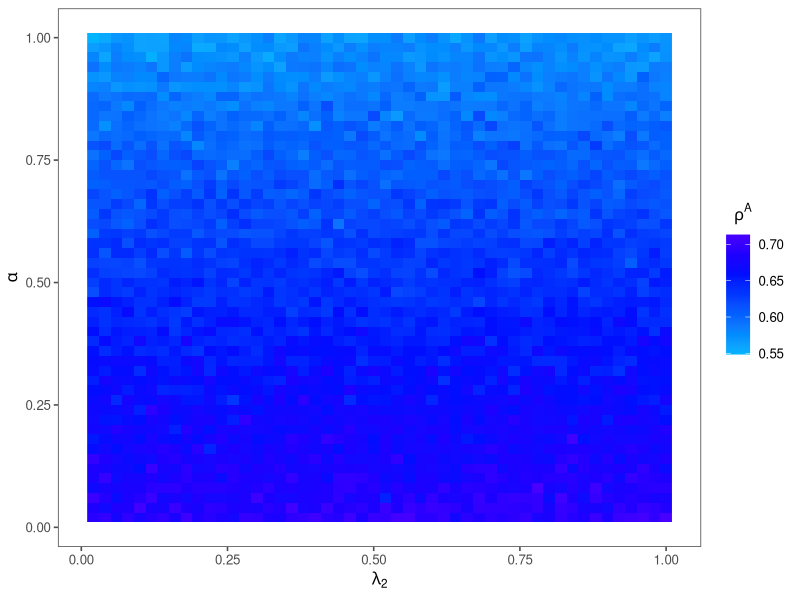
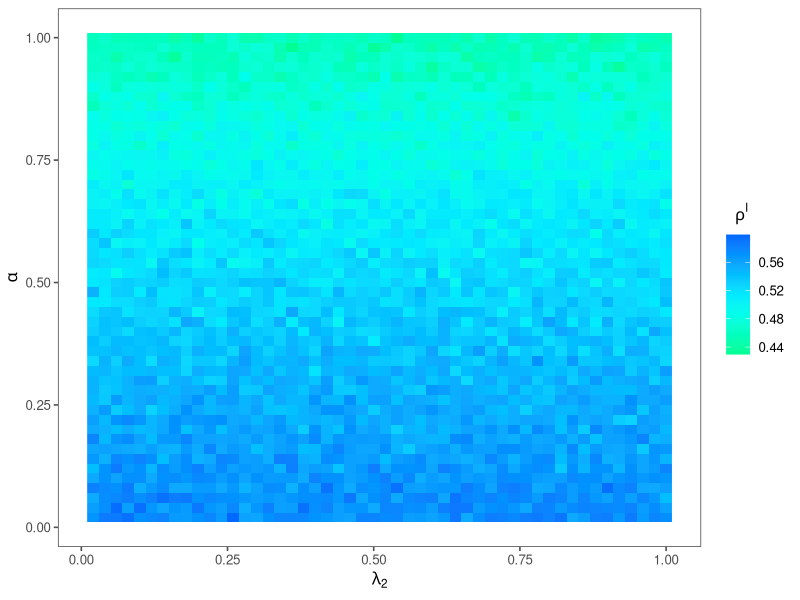
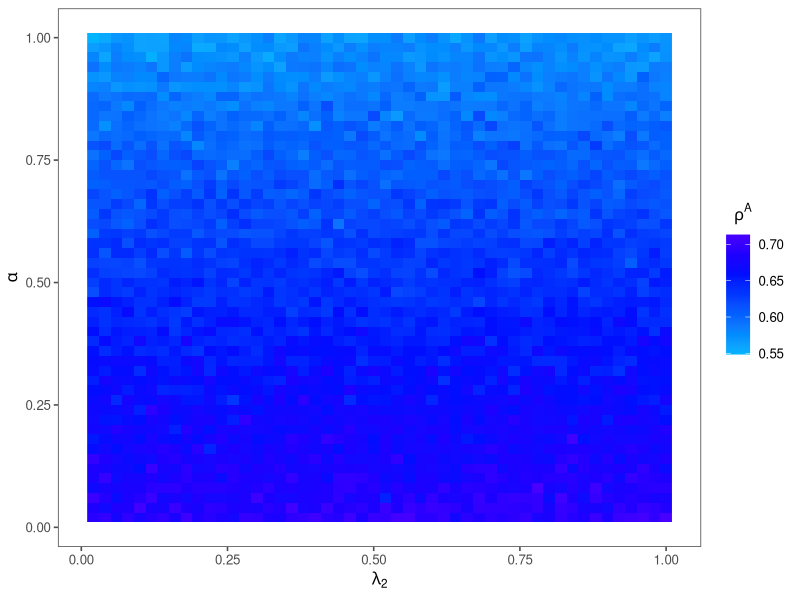
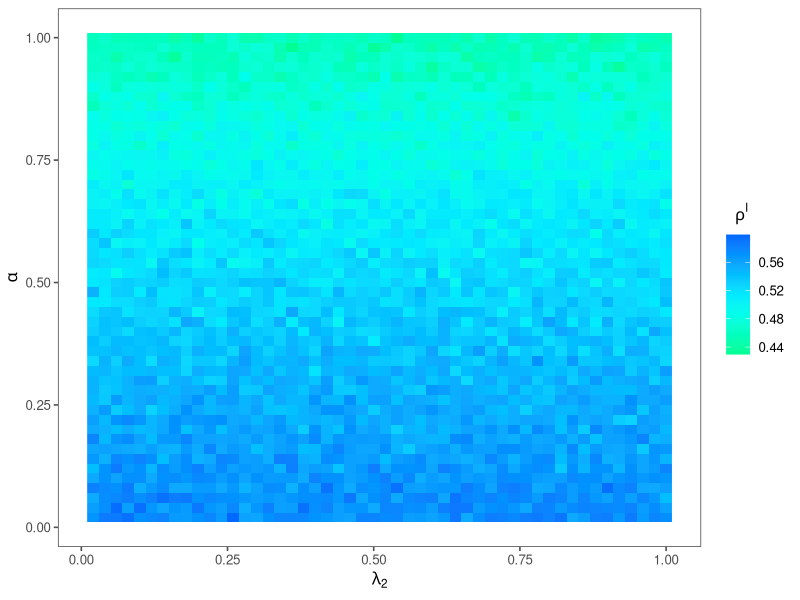

Reproduce these figures in R, in order.
suppressPackageStartupMessages(suppressWarnings({
  library(igraph)
  library(progress)
  library(magrittr)
  library(tidyverse)
  library(ggthemes)
  library(RColorBrewer)
  library(parallel)
  library(foreach)
  library(doParallel)
  library(tidyr)
  library(ggplot2)
}))



setwd(dirname(rstudioapi::getActiveDocumentContext()$path))
getwd()

t1<-Sys.time()

Exp42_data<-read.csv("MC2_Exp42_lamda2_alpha.csv")%>% 
  mutate(order=1:nrow(.)) %>% 
  select(order,everything())

#1. rho_A
df<-Exp42_data[,c(2,3,4)] %>%
  purrr::set_names("alpha","lambda2","rho_A")

ggplot(df,aes(x=lambda2,y=alpha,fill=rho_A))+
  geom_raster() +
  scale_fill_gradientn(colours =rainbow(7,start=min(df$rho_A),end=max(df$rho_A)))+
  theme_few()+
  ylab(expression(alpha))+
  xlab(expression(lambda[2]))+
  guides(fill=guide_colorbar(title= expression(rho^A),title.hjust =  .2))

ggsave("p2_exp42rhoA.png",width=15, height=13,units="cm",dpi = 600)



#2. rho_I
df<-Exp42_data[,c(2,3,5)] %>%
  purrr::set_names("alpha","lambda2","rho_I")

ggplot(df,aes(y=alpha,x=lambda2,fill=rho_I))+
  geom_raster() +
  scale_fill_gradientn(colours =rainbow(7,start=min(df$rho_I),end=max(df$rho_I)))+
  theme_few()+
  ylab(expression(alpha))+
  xlab(expression(lambda[2]))+
  guides(fill=guide_colorbar(title= expression(rho^I),title.hjust =  .2))

ggsave("p2_exp42rhoI.png",width=15, height=13,units="cm",dpi = 600)



t2<-Sys.time()
t1;t2;t2-t1 
